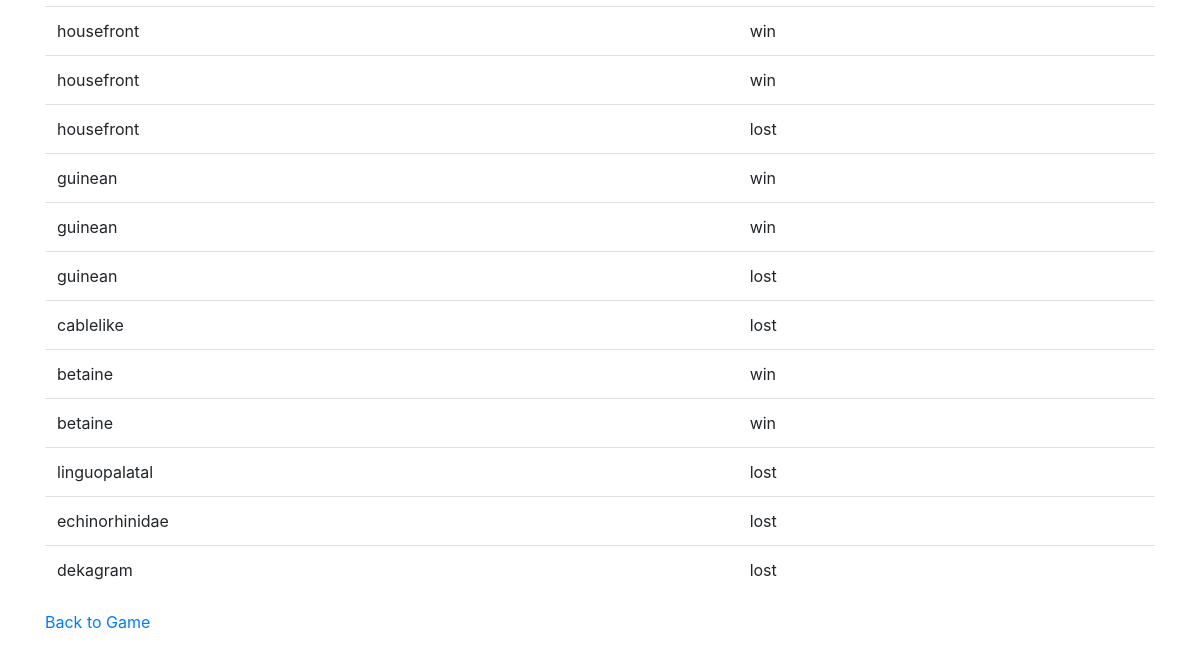
The app's page /results (lower part), older data.
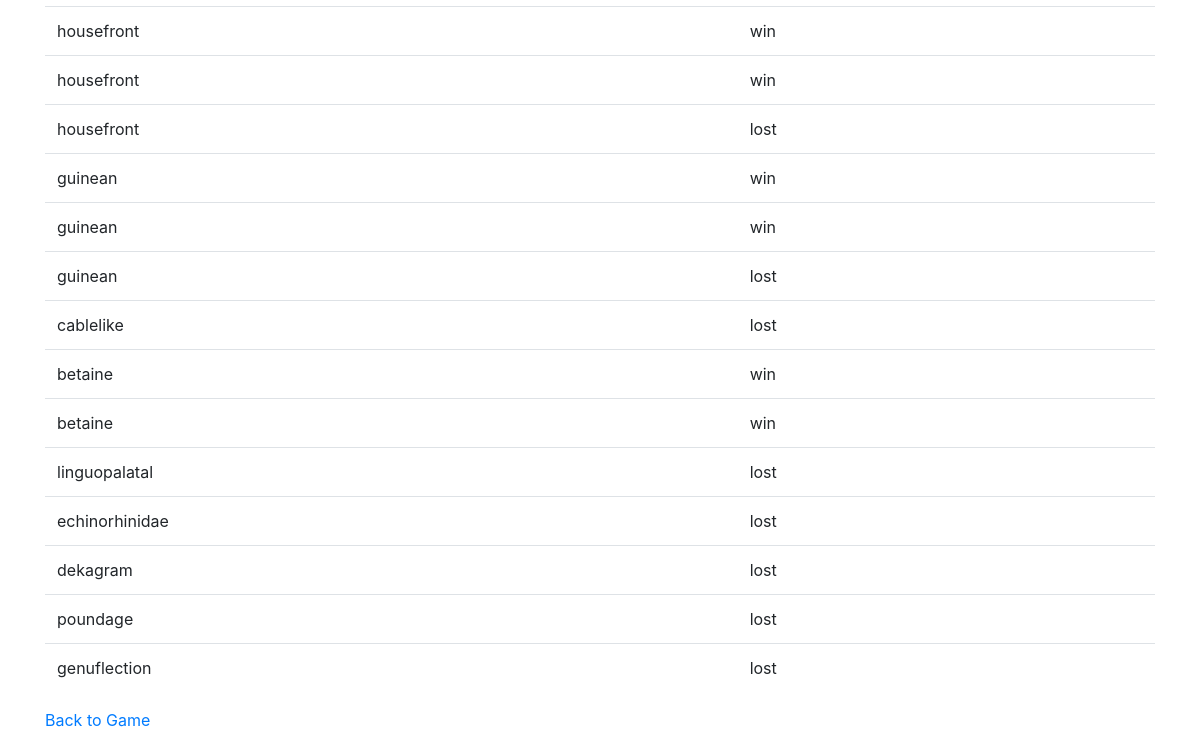
The same page, newer data.
### app/models/game_result.py (models this page shows)
class GameResult(db.Model):
    __tablename__ = "GameResult"
    id = db.Column(db.Integer, primary_key=True)
    word = db.Column(db.String(100), nullable=False)
    outcome = db.Column(db.String(10), nullable=False)
    total_wins = db.Column(db.Integer, default=0)
    total_losses = db.Column(db.Integer, default=0)
    player_id = db.Column(db.Integer, db.ForeignKey('Player.id'))
    player = relationship("Player", back_populates="game_results")

### app/routes/results.py (the view)
@app.route('/results', methods=['GET'])
def results():
    results = GameResult.query.all()
    return render_template('results.html', results=results)

### app/templates/results.html (shortened to what this page needs)
{% extends "base.html" %}
{% block content %}
    <div class="content-section">
        <table class="table">
            <tbody>
                {% for result in results %}
                    <tr>
                        <td>{{ result.word }}</td>
                        <td>{{ result.outcome }}</td>
                    </tr>
                {% endfor %}
            </tbody>
        </table>
        <p><a href="{{ url_for('game') }}">Back to Game</a></p>
    </div>
{% endblock %}

### app/templates/base.html (shortened to what this page needs)
<!DOCTYPE html>
<html lang="en">
<head>
    <link rel="stylesheet" href="https://stackpath.bootstrapcdn.com/bootstrap/4.1.3/css/bootstrap.min.css"
>
</head>
<body>
<div class="container">
    <br>
    {% block content %}
    {% endblock %}
</div>
</body>
</html>

Row changes from the older to the newer data that the page shows:
added GameResult: word "poundage", outcome "lost"
added GameResult: word "genuflection", outcome "lost"
